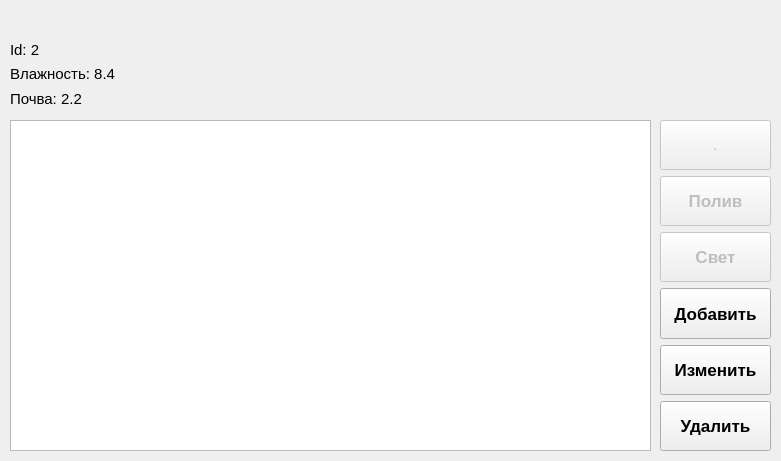
<?xml version="1.0" encoding="UTF-8"?>
<ui version="4.0">
 <class>MainWindow</class>
 <widget class="QMainWindow" name="MainWindow">
  <property name="geometry">
   <rect>
    <x>0</x>
    <y>0</y>
    <width>781</width>
    <height>461</height>
   </rect>
  </property>
  <property name="sizePolicy">
   <sizepolicy hsizetype="MinimumExpanding" vsizetype="Preferred">
    <horstretch>0</horstretch>
    <verstretch>0</verstretch>
   </sizepolicy>
  </property>
  <property name="windowTitle">
   <string>MainWindow</string>
  </property>
  <widget class="QWidget" name="centralwidget">
   <widget class="QListWidget" name="listWidget">
    <property name="geometry">
     <rect>
      <x>10</x>
      <y>120</y>
      <width>641</width>
      <height>331</height>
     </rect>
    </property>
    <property name="font">
     <font>
      <pointsize>12</pointsize>
     </font>
    </property>
   </widget>
   <widget class="QWidget" name="layoutWidget">
    <property name="geometry">
     <rect>
      <x>10</x>
      <y>40</y>
      <width>375</width>
      <height>68</height>
     </rect>
    </property>
    <layout class="QVBoxLayout" name="verticalLayout">
     <item>
      <widget class="QLabel" name="IdLabel">
       <property name="sizePolicy">
        <sizepolicy hsizetype="Preferred" vsizetype="Preferred">
         <horstretch>0</horstretch>
         <verstretch>0</verstretch>
        </sizepolicy>
       </property>
       <property name="font">
        <font>
         <pointsize>11</pointsize>
        </font>
       </property>
       <property name="text">
        <string>Id: 2</string>
       </property>
      </widget>
     </item>
     <item>
      <widget class="QLabel" name="HumidityLabel">
       <property name="sizePolicy">
        <sizepolicy hsizetype="Preferred" vsizetype="Preferred">
         <horstretch>0</horstretch>
         <verstretch>0</verstretch>
        </sizepolicy>
       </property>
       <property name="font">
        <font>
         <pointsize>11</pointsize>
        </font>
       </property>
       <property name="text">
        <string>Влажность: 8.4</string>
       </property>
      </widget>
     </item>
     <item>
      <widget class="QLabel" name="CompoundLabel">
       <property name="font">
        <font>
         <pointsize>11</pointsize>
        </font>
       </property>
       <property name="text">
        <string>Почва: 2.2</string>
       </property>
      </widget>
     </item>
    </layout>
   </widget>
   <widget class="QWidget" name="layoutWidget">
    <property name="geometry">
     <rect>
      <x>660</x>
      <y>120</y>
      <width>111</width>
      <height>331</height>
     </rect>
    </property>
    <layout class="QVBoxLayout" name="verticalLayout_2">
     <item>
      <widget class="QPushButton" name="pushButton_3">
       <property name="enabled">
        <bool>false</bool>
       </property>
       <property name="sizePolicy">
        <sizepolicy hsizetype="Ignored" vsizetype="Minimum">
         <horstretch>0</horstretch>
         <verstretch>0</verstretch>
        </sizepolicy>
       </property>
       <property name="font">
        <font>
         <pointsize>11</pointsize>
        </font>
       </property>
       <property name="text">
        <string>.</string>
       </property>
      </widget>
     </item>
     <item>
      <widget class="QPushButton" name="pushButton">
       <property name="enabled">
        <bool>false</bool>
       </property>
       <property name="sizePolicy">
        <sizepolicy hsizetype="Ignored" vsizetype="Minimum">
         <horstretch>0</horstretch>
         <verstretch>0</verstretch>
        </sizepolicy>
       </property>
       <property name="font">
        <font>
         <pointsize>13</pointsize>
         <weight>75</weight>
         <bold>true</bold>
        </font>
       </property>
       <property name="text">
        <string>Полив</string>
       </property>
      </widget>
     </item>
     <item>
      <widget class="QPushButton" name="pushButton_2">
       <property name="enabled">
        <bool>false</bool>
       </property>
       <property name="sizePolicy">
        <sizepolicy hsizetype="Ignored" vsizetype="Minimum">
         <horstretch>0</horstretch>
         <verstretch>0</verstretch>
        </sizepolicy>
       </property>
       <property name="font">
        <font>
         <pointsize>13</pointsize>
         <weight>75</weight>
         <bold>true</bold>
        </font>
       </property>
       <property name="text">
        <string>Свет</string>
       </property>
      </widget>
     </item>
     <item>
      <widget class="QPushButton" name="AddButton">
       <property name="sizePolicy">
        <sizepolicy hsizetype="Minimum" vsizetype="Minimum">
         <horstretch>0</horstretch>
         <verstretch>0</verstretch>
        </sizepolicy>
       </property>
       <property name="font">
        <font>
         <pointsize>13</pointsize>
         <weight>75</weight>
         <bold>true</bold>
        </font>
       </property>
       <property name="styleSheet">
        <string notr="true"/>
       </property>
       <property name="text">
        <string>Добавить</string>
       </property>
      </widget>
     </item>
     <item>
      <widget class="QPushButton" name="editButton">
       <property name="sizePolicy">
        <sizepolicy hsizetype="Minimum" vsizetype="Minimum">
         <horstretch>0</horstretch>
         <verstretch>0</verstretch>
        </sizepolicy>
       </property>
       <property name="font">
        <font>
         <pointsize>13</pointsize>
         <weight>75</weight>
         <bold>true</bold>
        </font>
       </property>
       <property name="styleSheet">
        <string notr="true"/>
       </property>
       <property name="text">
        <string>Изменить</string>
       </property>
      </widget>
     </item>
     <item>
      <widget class="QPushButton" name="deleteButton">
       <property name="sizePolicy">
        <sizepolicy hsizetype="Minimum" vsizetype="Minimum">
         <horstretch>0</horstretch>
         <verstretch>0</verstretch>
        </sizepolicy>
       </property>
       <property name="font">
        <font>
         <pointsize>13</pointsize>
         <weight>75</weight>
         <bold>true</bold>
        </font>
       </property>
       <property name="styleSheet">
        <string notr="true"/>
       </property>
       <property name="text">
        <string>Удалить</string>
       </property>
      </widget>
     </item>
    </layout>
   </widget>
  </widget>
 </widget>
 <resources/>
 <connections/>
</ui>
